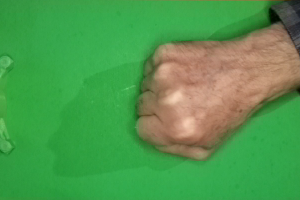
#> input picture rps-cv-images/rock/0NDYNEoDui7o64gU.png, 300 x 200 px, found by its file name
$ python preprocess_C.py
#> lines starting #> are read from the running program, lines starting #| are printed output that depends on the picture; after the words box and inside, x2 and y2 are one past the last pixel; in counts of white or black regions, pixels touching at a corner belong together
import os
import cv2
import numpy as np
import random
import shutil

input_base = "D:/DESKTOP/Desktop/ML-project/rps-cv-images"
output_base = "D:/DESKTOP/Desktop/ML-project/Model_C/rps-processed"
target_size = (300, 200)

#check
if os.path.exists(output_base):
    shutil.rmtree(output_base)

#RANGE VERDE (HSV)
lower_green = np.array([35, 40, 40])
upper_green = np.array([85, 255, 255])

#RIMOZIONE SFONDO VERDE + SFONDO BIANCO
def remove_green_and_add_white_bg(img):
    hsv = cv2.cvtColor(img, cv2.COLOR_BGR2HSV)
    mask = cv2.inRange(hsv, lower_green, upper_green)
    white_bg = np.full_like(img, 255)  # bianco puro
    result = img.copy()
    result[mask != 0] = white_bg[mask != 0]
    return result

#AUGMENTATION FORTE
def apply_strong_augmentation(img):
    if random.random() < 0.5:
        img = cv2.flip(img, 1)
    angle = random.uniform(-25, 25)
    M = cv2.getRotationMatrix2D((img.shape[1]//2, img.shape[0]//2), angle, 1.0)
    img = cv2.warpAffine(img, M, (img.shape[1], img.shape[0]), borderMode=cv2.BORDER_REFLECT_101)
    alpha = random.uniform(0.5, 1.7)  # contrasto
    beta  = random.randint(-70, 70)  # luminosità
    img = cv2.convertScaleAbs(img, alpha=alpha, beta=beta)
    return img

#PROCESSA IMMAGINI
for label in ['rock', 'paper', 'scissors']:
    input_dir = os.path.join(input_base, label)
    output_dir = os.path.join(output_base, label)
    os.makedirs(output_dir, exist_ok=True)

    for filename in os.listdir(input_dir):
        if filename.lower().endswith(('.png', '.jpg', '.jpeg')):
            path = os.path.join(input_dir, filename)
            img = cv2.imread(path)
#> img is the input picture: shape (200, 300, 3); mean B, G, R 78.1, 153, 80.4
            if img is None:
                continue

            img = cv2.resize(img, target_size)
            img = remove_green_and_add_white_bg(img)
#> in remove_green_and_add_white_bg, `hsv = cv2.cvtColor(img, cv2.COLOR_BGR2HSV)`: hsv: shape (200, 300, 3); mean H, S, V 52.6, 152.7, 161.7
#> in remove_green_and_add_white_bg, `mask = cv2.inRange(hsv, lower_green, upper_green)`:
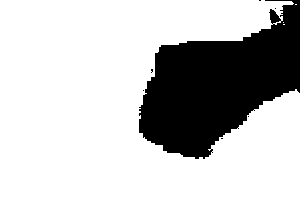
#> mask: shape (200, 300); 75.6% white; 7 black regions (6 under 20 px), largest, box (x1, y1, x2, y2) and area: (139, 0, 300, 159) 14607
#> in remove_green_and_add_white_bg, `result[mask != 0] = white_bg[mask != 0]`:
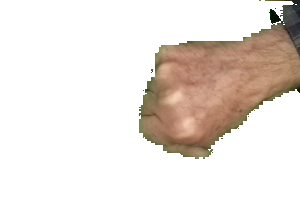
#> result: shape (200, 300, 3); mean B, G, R 217.4, 223.9, 232.6
            img = apply_strong_augmentation(img)
#> in apply_strong_augmentation, `img = cv2.warpAffine(img, M, (img.shape[1], img.shape[0]), borderMode=..`:
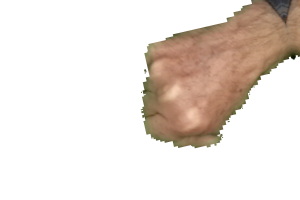
#> img: shape (200, 300, 3); mean of channels 0, 1, 2 217.6, 224.3, 233.3; drawn as B, G, R

            cv2.imwrite(os.path.join(output_dir, filename), img)
#> pass 2 of the loop `for label in ['rock', 'paper', 'scissors']:`:
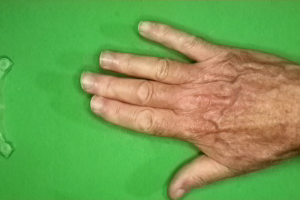
#> input picture rps-cv-images/paper/1yeoLbmp4alVOtFv.png, 300 x 200 px, found by its file name
#> img is the input picture: shape (200, 300, 3); mean B, G, R 81.3, 159.5, 114.7
#> hsv: shape (200, 300, 3); mean H, S, V 42, 140.3, 176.9
#> in remove_green_and_add_white_bg (call 2), `mask = cv2.inRange(hsv, lower_green, upper_green)`:
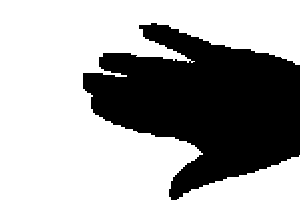
#> mask: shape (200, 300); 63.1% white; 1 black region, box (x1, y1, x2, y2) and area: (83, 23, 300, 200) 22123
#> in apply_strong_augmentation (call 2), `img = cv2.convertScaleAbs(img, alpha=alpha, beta=beta)`:
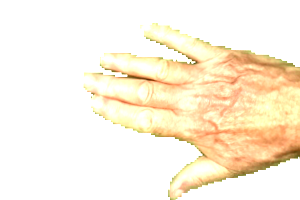
#> img: shape (200, 300, 3); mean of channels 0, 1, 2 223, 242.2, 252.4; drawn as B, G, R
#> (the run stopped early here; a loop or call above may not have finished)
